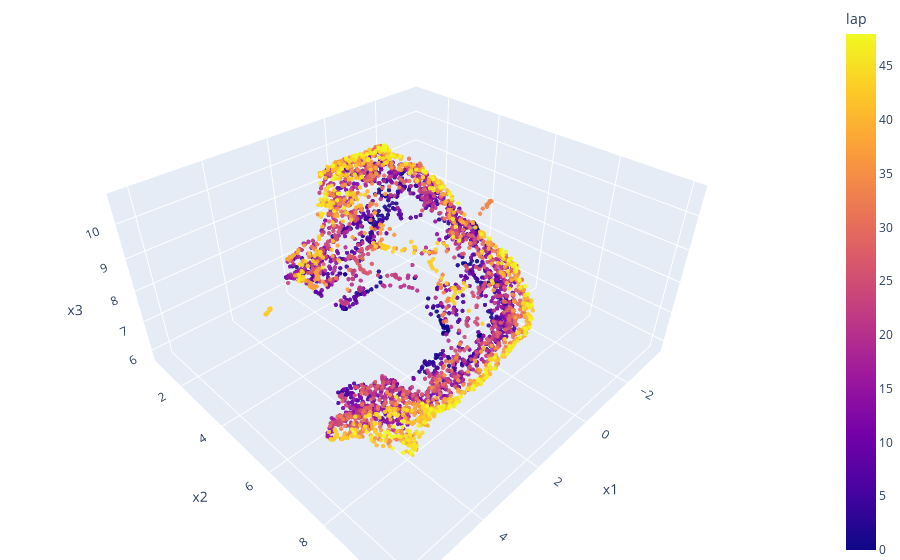

Notebook cell for this chart:
### Code cell
fig = px.scatter_3d(df, x='x1', y='x2', z='x3',
              color='lap', opacity=0.9)

fig.update_traces(marker_size=1.5)

# tight layout
fig.update_layout(margin=dict(l=0, r=0, b=0, t=0))
fig.show()

### Figure 1 — Plotly figure (JSON) as saved in the notebook; plotly's stock layout.template omitted (floating-point values rounded to 4 significant figures; data arrays with more than 128 entries replaced by an {"elided": "..."} marker saying what was removed)
{"data": [{"hovertemplate": "x1=%{x}<br>x2=%{y}<br>x3=%{z}<br>lap=%{marker.color}<extra></extra>", "legendgroup": "", "marker": {"color": {"elided": "3747 int values"}, "coloraxis": "coloraxis", "opacity": 0.9, "size": 1.5, "symbol": "circle"}, "mode": "markers", "name": "", "scene": "scene", "showlegend": false, "type": "scatter3d", "x": {"elided": "3747 float values"}, "y": {"elided": "3747 float values"}, "z": {"elided": "3747 float values"}}], "layout": {"coloraxis": {"colorbar": {"title": {"text": "lap"}}, "colorscale": [[0, "#0d0887"], [0.1111, "#46039f"], [0.2222, "#7201a8"], [0.3333, "#9c179e"], [0.4444, "#bd3786"], [0.5556, "#d8576b"], [0.6667, "#ed7953"], [0.7778, "#fb9f3a"], [0.8889, "#fdca26"], [1, "#f0f921"]]}, "legend": {"tracegroupgap": 0}, "margin": {"b": 0, "l": 0, "r": 0, "t": 0}, "scene": {"domain": {"x": [0, 1], "y": [0, 1]}, "xaxis": {"title": {"text": "x1"}}, "yaxis": {"title": {"text": "x2"}}, "zaxis": {"title": {"text": "x3"}}}}}
